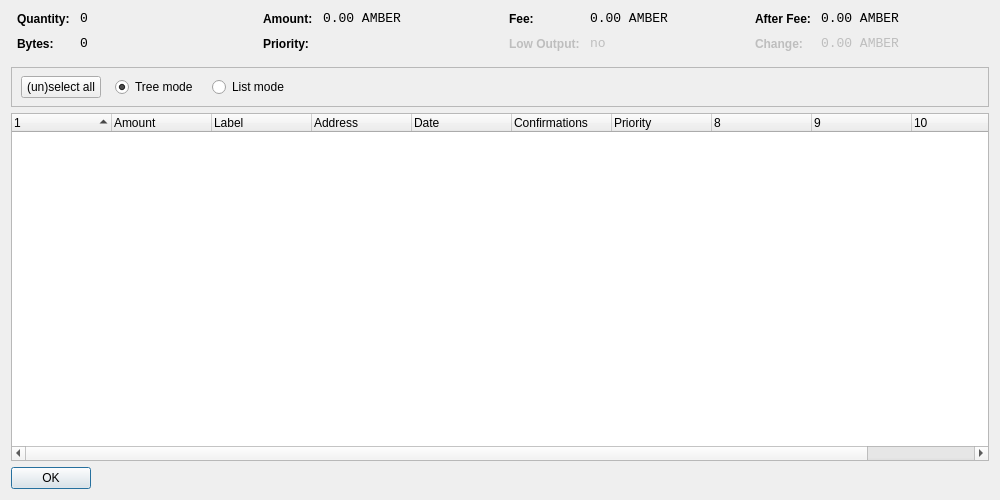
<?xml version="1.0" encoding="UTF-8"?>
<ui version="4.0">
 <class>CoinControlDialog</class>
 <widget class="QDialog" name="CoinControlDialog">
  <property name="geometry">
   <rect>
    <x>0</x>
    <y>0</y>
    <width>1000</width>
    <height>500</height>
   </rect>
  </property>
  <property name="windowTitle">
   <string>Coin Control</string>
  </property>
  <layout class="QVBoxLayout" name="verticalLayout">
   <item>
    <layout class="QHBoxLayout" name="horizontalLayoutTop" stretch="0,0,0,0">
     <property name="topMargin">
      <number>0</number>
     </property>
     <property name="bottomMargin">
      <number>10</number>
     </property>
     <item>
      <layout class="QFormLayout" name="formLayoutCoinControl1">
       <property name="horizontalSpacing">
        <number>10</number>
       </property>
       <property name="verticalSpacing">
        <number>10</number>
       </property>
       <property name="leftMargin">
        <number>6</number>
       </property>
       <property name="rightMargin">
        <number>6</number>
       </property>
       <item row="0" column="0">
        <widget class="QLabel" name="labelCoinControlQuantityText">
         <property name="styleSheet">
          <string notr="true">font-weight:bold;</string>
         </property>
         <property name="text">
          <string>Quantity:</string>
         </property>
        </widget>
       </item>
       <item row="0" column="1">
        <widget class="QLabel" name="labelCoinControlQuantity">
         <property name="font">
          <font>
           <family>Monospace</family>
           <pointsize>10</pointsize>
          </font>
         </property>
         <property name="cursor">
          <cursorShape>IBeamCursor</cursorShape>
         </property>
         <property name="contextMenuPolicy">
          <enum>Qt::ActionsContextMenu</enum>
         </property>
         <property name="text">
          <string notr="true">0</string>
         </property>
         <property name="textInteractionFlags">
          <set>Qt::LinksAccessibleByMouse|Qt::TextSelectableByKeyboard|Qt::TextSelectableByMouse</set>
         </property>
        </widget>
       </item>
       <item row="1" column="0">
        <widget class="QLabel" name="labelCoinControlBytesText">
         <property name="styleSheet">
          <string notr="true">font-weight:bold;</string>
         </property>
         <property name="text">
          <string>Bytes:</string>
         </property>
        </widget>
       </item>
       <item row="1" column="1">
        <widget class="QLabel" name="labelCoinControlBytes">
         <property name="font">
          <font>
           <family>Monospace</family>
           <pointsize>10</pointsize>
          </font>
         </property>
         <property name="cursor">
          <cursorShape>IBeamCursor</cursorShape>
         </property>
         <property name="contextMenuPolicy">
          <enum>Qt::ActionsContextMenu</enum>
         </property>
         <property name="text">
          <string notr="true">0</string>
         </property>
         <property name="textInteractionFlags">
          <set>Qt::LinksAccessibleByMouse|Qt::TextSelectableByKeyboard|Qt::TextSelectableByMouse</set>
         </property>
        </widget>
       </item>
      </layout>
     </item>
     <item>
      <layout class="QFormLayout" name="formLayoutCoinControl2">
       <property name="horizontalSpacing">
        <number>10</number>
       </property>
       <property name="verticalSpacing">
        <number>10</number>
       </property>
       <property name="leftMargin">
        <number>6</number>
       </property>
       <property name="rightMargin">
        <number>6</number>
       </property>
       <item row="0" column="0">
        <widget class="QLabel" name="labelCoinControlAmountText">
         <property name="styleSheet">
          <string notr="true">font-weight:bold;</string>
         </property>
         <property name="text">
          <string>Amount:</string>
         </property>
        </widget>
       </item>
       <item row="0" column="1">
        <widget class="QLabel" name="labelCoinControlAmount">
         <property name="font">
          <font>
           <family>Monospace</family>
           <pointsize>10</pointsize>
          </font>
         </property>
         <property name="cursor">
          <cursorShape>IBeamCursor</cursorShape>
         </property>
         <property name="contextMenuPolicy">
          <enum>Qt::ActionsContextMenu</enum>
         </property>
         <property name="text">
          <string notr="true">0.00 AMBER</string>
         </property>
         <property name="textInteractionFlags">
          <set>Qt::LinksAccessibleByMouse|Qt::TextSelectableByKeyboard|Qt::TextSelectableByMouse</set>
         </property>
        </widget>
       </item>
       <item row="1" column="0">
        <widget class="QLabel" name="labelCoinControlPriorityText">
         <property name="styleSheet">
          <string notr="true">font-weight:bold;</string>
         </property>
         <property name="text">
          <string>Priority:</string>
         </property>
        </widget>
       </item>
       <item row="1" column="1">
        <widget class="QLabel" name="labelCoinControlPriority">
         <property name="font">
          <font>
           <family>Monospace</family>
           <pointsize>10</pointsize>
          </font>
         </property>
         <property name="cursor">
          <cursorShape>IBeamCursor</cursorShape>
         </property>
         <property name="contextMenuPolicy">
          <enum>Qt::ActionsContextMenu</enum>
         </property>
         <property name="text">
          <string/>
         </property>
         <property name="textInteractionFlags">
          <set>Qt::LinksAccessibleByMouse|Qt::TextSelectableByKeyboard|Qt::TextSelectableByMouse</set>
         </property>
        </widget>
       </item>
      </layout>
     </item>
     <item>
      <layout class="QFormLayout" name="formLayoutCoinControl3">
       <property name="horizontalSpacing">
        <number>10</number>
       </property>
       <property name="verticalSpacing">
        <number>10</number>
       </property>
       <property name="leftMargin">
        <number>6</number>
       </property>
       <property name="rightMargin">
        <number>6</number>
       </property>
       <item row="0" column="0">
        <widget class="QLabel" name="labelCoinControlFeeText">
         <property name="styleSheet">
          <string notr="true">font-weight:bold;</string>
         </property>
         <property name="text">
          <string>Fee:</string>
         </property>
        </widget>
       </item>
       <item row="0" column="1">
        <widget class="QLabel" name="labelCoinControlFee">
         <property name="font">
          <font>
           <family>Monospace</family>
           <pointsize>10</pointsize>
          </font>
         </property>
         <property name="cursor">
          <cursorShape>IBeamCursor</cursorShape>
         </property>
         <property name="contextMenuPolicy">
          <enum>Qt::ActionsContextMenu</enum>
         </property>
         <property name="text">
          <string notr="true">0.00 AMBER</string>
         </property>
         <property name="textInteractionFlags">
          <set>Qt::LinksAccessibleByMouse|Qt::TextSelectableByKeyboard|Qt::TextSelectableByMouse</set>
         </property>
        </widget>
       </item>
       <item row="1" column="0">
        <widget class="QLabel" name="labelCoinControlLowOutputText">
         <property name="enabled">
          <bool>false</bool>
         </property>
         <property name="styleSheet">
          <string notr="true">font-weight:bold;</string>
         </property>
         <property name="text">
          <string>Low Output:</string>
         </property>
        </widget>
       </item>
       <item row="1" column="1">
        <widget class="QLabel" name="labelCoinControlLowOutput">
         <property name="enabled">
          <bool>false</bool>
         </property>
         <property name="font">
          <font>
           <family>Monospace</family>
           <pointsize>10</pointsize>
          </font>
         </property>
         <property name="cursor">
          <cursorShape>IBeamCursor</cursorShape>
         </property>
         <property name="contextMenuPolicy">
          <enum>Qt::ActionsContextMenu</enum>
         </property>
         <property name="text">
          <string notr="true">no</string>
         </property>
         <property name="textInteractionFlags">
          <set>Qt::LinksAccessibleByMouse|Qt::TextSelectableByKeyboard|Qt::TextSelectableByMouse</set>
         </property>
        </widget>
       </item>
      </layout>
     </item>
     <item>
      <layout class="QFormLayout" name="formLayoutCoinControl4">
       <property name="horizontalSpacing">
        <number>10</number>
       </property>
       <property name="verticalSpacing">
        <number>10</number>
       </property>
       <property name="leftMargin">
        <number>6</number>
       </property>
       <property name="rightMargin">
        <number>6</number>
       </property>
       <item row="0" column="0">
        <widget class="QLabel" name="labelCoinControlAfterFeeText">
         <property name="styleSheet">
          <string notr="true">font-weight:bold;</string>
         </property>
         <property name="text">
          <string>After Fee:</string>
         </property>
        </widget>
       </item>
       <item row="0" column="1">
        <widget class="QLabel" name="labelCoinControlAfterFee">
         <property name="font">
          <font>
           <family>Monospace</family>
           <pointsize>10</pointsize>
          </font>
         </property>
         <property name="cursor">
          <cursorShape>IBeamCursor</cursorShape>
         </property>
         <property name="contextMenuPolicy">
          <enum>Qt::ActionsContextMenu</enum>
         </property>
         <property name="text">
          <string notr="true">0.00 AMBER</string>
         </property>
         <property name="textInteractionFlags">
          <set>Qt::LinksAccessibleByMouse|Qt::TextSelectableByKeyboard|Qt::TextSelectableByMouse</set>
         </property>
        </widget>
       </item>
       <item row="1" column="0">
        <widget class="QLabel" name="labelCoinControlChangeText">
         <property name="enabled">
          <bool>false</bool>
         </property>
         <property name="styleSheet">
          <string notr="true">font-weight:bold;</string>
         </property>
         <property name="text">
          <string>Change:</string>
         </property>
        </widget>
       </item>
       <item row="1" column="1">
        <widget class="QLabel" name="labelCoinControlChange">
         <property name="enabled">
          <bool>false</bool>
         </property>
         <property name="font">
          <font>
           <family>Monospace</family>
           <pointsize>10</pointsize>
          </font>
         </property>
         <property name="cursor">
          <cursorShape>IBeamCursor</cursorShape>
         </property>
         <property name="contextMenuPolicy">
          <enum>Qt::ActionsContextMenu</enum>
         </property>
         <property name="text">
          <string notr="true">0.00 AMBER</string>
         </property>
         <property name="textInteractionFlags">
          <set>Qt::LinksAccessibleByMouse|Qt::TextSelectableByKeyboard|Qt::TextSelectableByMouse</set>
         </property>
        </widget>
       </item>
      </layout>
     </item>
    </layout>
   </item>
   <item>
    <widget class="QFrame" name="frame">
     <property name="minimumSize">
      <size>
       <width>0</width>
       <height>40</height>
      </size>
     </property>
     <property name="frameShape">
      <enum>QFrame::StyledPanel</enum>
     </property>
     <property name="frameShadow">
      <enum>QFrame::Sunken</enum>
     </property>
     <widget class="QWidget" name="horizontalLayoutWidget">
      <property name="geometry">
       <rect>
        <x>10</x>
        <y>0</y>
        <width>781</width>
        <height>41</height>
       </rect>
      </property>
      <layout class="QHBoxLayout" name="horizontalLayoutPanel" stretch="0,0,0,0,0">
       <property name="spacing">
        <number>14</number>
       </property>
       <item>
        <widget class="QPushButton" name="pushButtonSelectAll">
         <property name="sizePolicy">
          <sizepolicy hsizetype="Maximum" vsizetype="Fixed">
           <horstretch>0</horstretch>
           <verstretch>0</verstretch>
          </sizepolicy>
         </property>
         <property name="text">
          <string>(un)select all</string>
         </property>
        </widget>
       </item>
       <item>
        <widget class="QRadioButton" name="radioTreeMode">
         <property name="sizePolicy">
          <sizepolicy hsizetype="Maximum" vsizetype="Fixed">
           <horstretch>0</horstretch>
           <verstretch>0</verstretch>
          </sizepolicy>
         </property>
         <property name="text">
          <string>Tree mode</string>
         </property>
         <property name="checked">
          <bool>true</bool>
         </property>
        </widget>
       </item>
       <item>
        <widget class="QRadioButton" name="radioListMode">
         <property name="sizePolicy">
          <sizepolicy hsizetype="Maximum" vsizetype="Fixed">
           <horstretch>0</horstretch>
           <verstretch>0</verstretch>
          </sizepolicy>
         </property>
         <property name="text">
          <string>List mode</string>
         </property>
        </widget>
       </item>
       <item>
        <spacer name="horizontalSpacer">
         <property name="orientation">
          <enum>Qt::Horizontal</enum>
         </property>
         <property name="sizeHint" stdset="0">
          <size>
           <width>40</width>
           <height>20</height>
          </size>
         </property>
        </spacer>
       </item>
      </layout>
     </widget>
    </widget>
   </item>
   <item>
    <widget class="CoinControlTreeWidget" name="treeWidget">
     <property name="contextMenuPolicy">
      <enum>Qt::CustomContextMenu</enum>
     </property>
     <property name="sortingEnabled">
      <bool>false</bool>
     </property>
     <property name="columnCount">
      <number>11</number>
     </property>
     <attribute name="headerShowSortIndicator" stdset="0">
      <bool>true</bool>
     </attribute>
     <attribute name="headerStretchLastSection">
      <bool>false</bool>
     </attribute>
     <column>
      <property name="text">
       <string/>
      </property>
     </column>
     <column>
      <property name="text">
       <string>Amount</string>
      </property>
     </column>
     <column>
      <property name="text">
       <string>Label</string>
      </property>
     </column>
     <column>
      <property name="text">
       <string>Address</string>
      </property>
     </column>
     <column>
      <property name="text">
       <string>Date</string>
      </property>
     </column>
     <column>
      <property name="text">
       <string>Confirmations</string>
      </property>
      <property name="toolTip">
       <string>Confirmed</string>
      </property>
     </column>
     <column>
      <property name="text">
       <string>Priority</string>
      </property>
     </column>
     <column>
      <property name="text">
       <string/>
      </property>
     </column>
     <column>
      <property name="text">
       <string/>
      </property>
     </column>
     <column>
      <property name="text">
       <string/>
      </property>
     </column>
     <column>
      <property name="text">
       <string/>
      </property>
     </column>
    </widget>
   </item>
   <item>
    <widget class="QDialogButtonBox" name="buttonBox">
     <property name="sizePolicy">
      <sizepolicy hsizetype="Maximum" vsizetype="Fixed">
       <horstretch>0</horstretch>
       <verstretch>0</verstretch>
      </sizepolicy>
     </property>
     <property name="orientation">
      <enum>Qt::Horizontal</enum>
     </property>
     <property name="standardButtons">
      <set>QDialogButtonBox::Ok</set>
     </property>
    </widget>
   </item>
  </layout>
 </widget>
 <customwidgets>
  <customwidget>
   <class>CoinControlTreeWidget</class>
   <extends>QTreeWidget</extends>
   <header>coincontroltreewidget.h</header>
  </customwidget>
 </customwidgets>
 <resources/>
 <connections/>
</ui>
